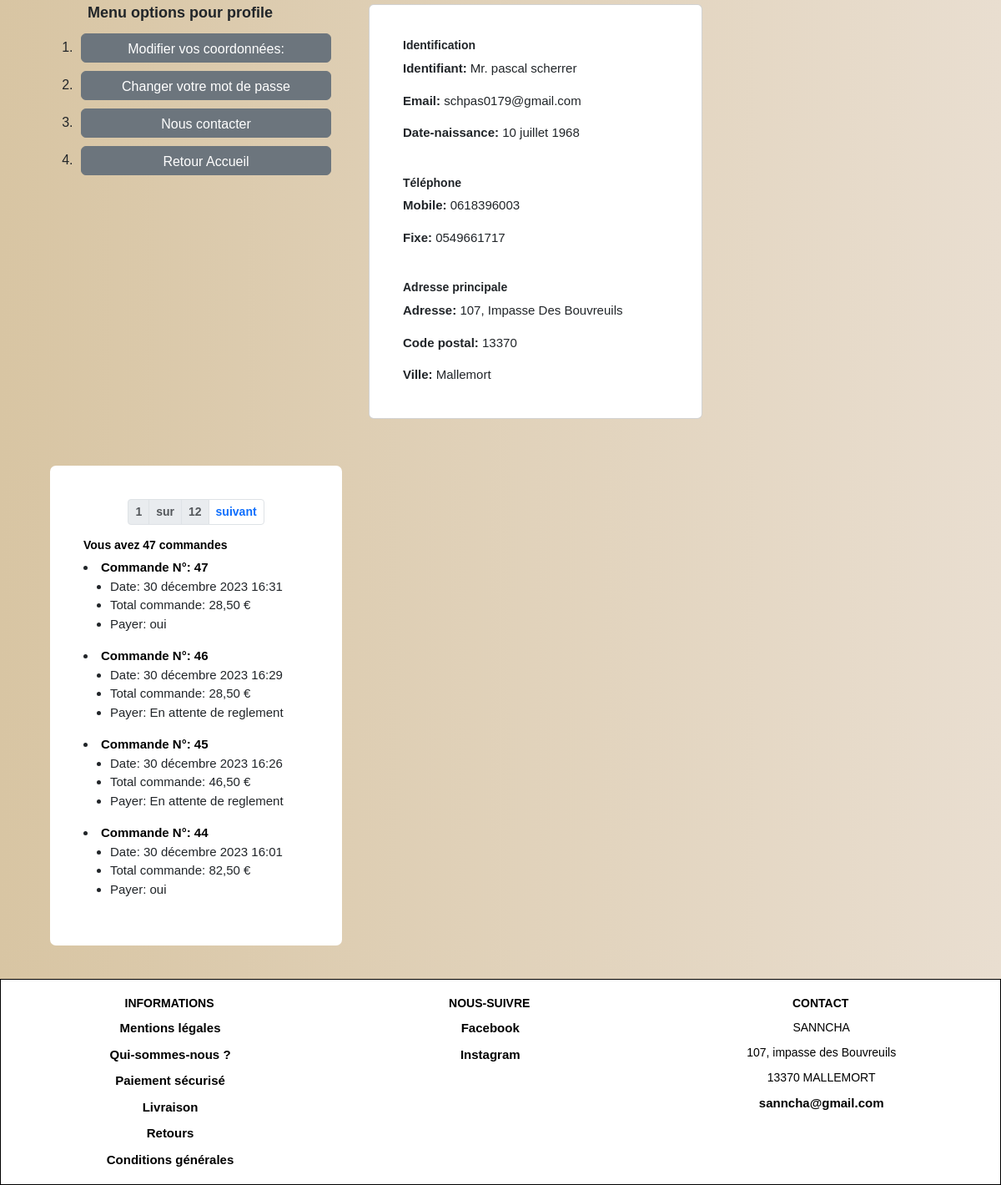
The app's page /account/dashboard/ (signed in, lower part), older data.
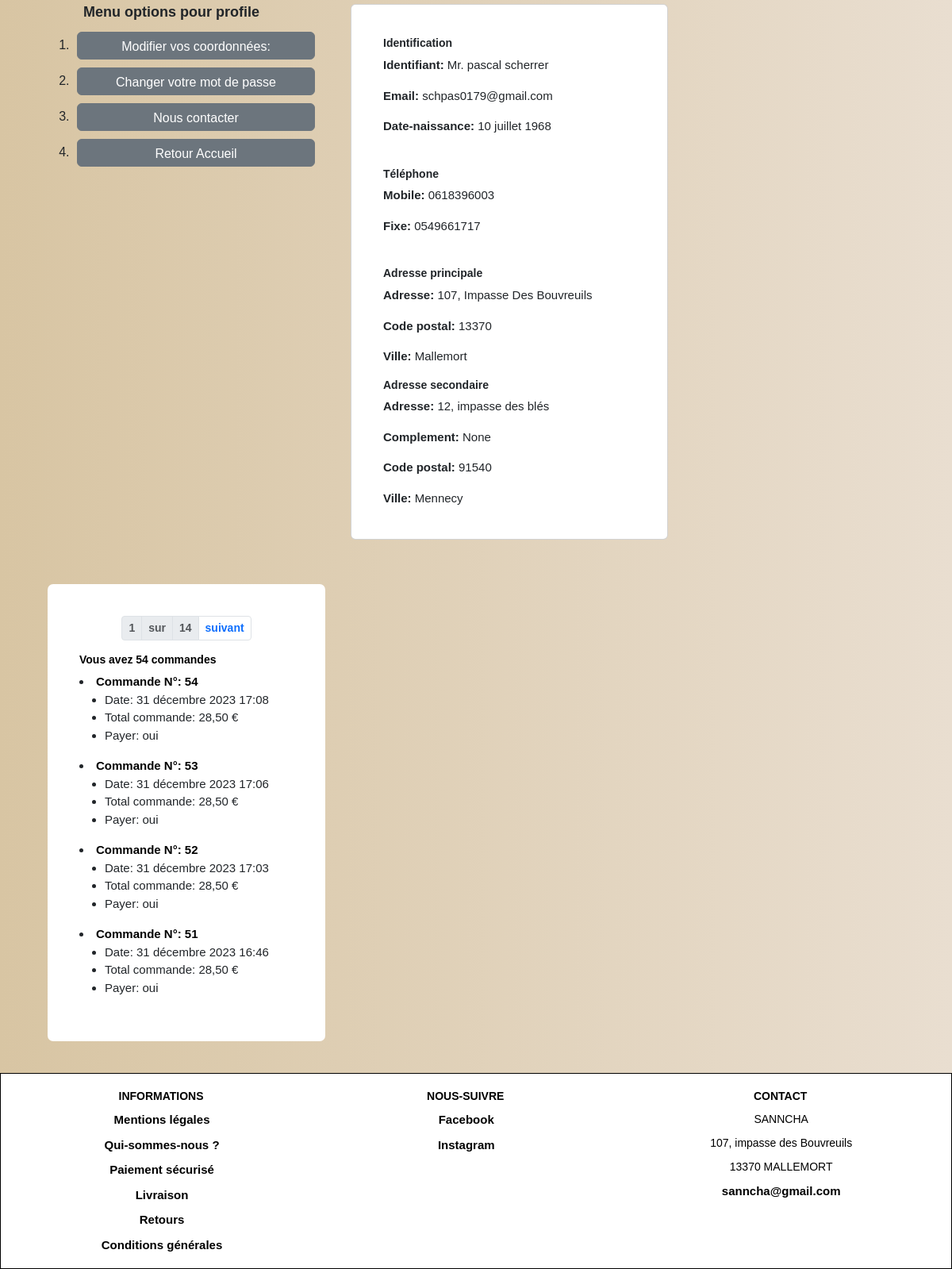
The same page, newer data.
### account/models.py (models this page shows, shortened)
class Profile(models.Model):
    GENRE = (
        ('aucun', 'aucun'),
        ('Mme.', 'Mme.'),
        ('Mr.', 'Mr.'),
    )
    user = models.OneToOneField(settings.AUTH_USER_MODEL, on_delete=models.CASCADE)
    date_of_birth = models.DateField(blank=True, null=True)
    address_primary = models.CharField(max_length=250)
    complement_adress_primary = models.CharField(max_length=250, blank=True, null=True)
    postal_code_primary = models.CharField(max_length=20)
    city_primary = models.CharField(max_length=100)
    phoneNumber1 = models.CharField(max_length=16, blank=True, null=True)
    phoneNumber2 = models.CharField( max_length=16, blank=True, null=True)
    address_secondery = models.CharField(max_length=250, blank=True, null=True)
    complement_adress_secondary = models.CharField(max_length=250, blank=True, null=True)
    postal_code_secondery = models.CharField(max_length=20, blank=True, null=True)
    city_secondery = models.CharField(max_length=100, blank=True, null=True)
    genre = models.CharField(choices=GENRE, default=1, max_length=20)

### order/models.py (models this page shows, shortened)
class Order(models.Model):
    user = models.ForeignKey(settings.AUTH_USER_MODEL, on_delete=models.CASCADE, related_name='order_user')
    created = models.DateTimeField(auto_now_add=True)
    updated = models.DateTimeField(auto_now=True)
    total_order = models.DecimalField(max_digits=5, decimal_places=2)
    order_key = models.CharField(max_length=200)
    paid_status = models.BooleanField(default=False)
    stripe_id = models.CharField(max_length=250, blank=True)
    class Meta:
        ordering = ('-created',)
    def get_absolute_url(self):
        return reverse('order_list_by_order', args=[self.id])

### account/views.py (the view)
# urls.py: path("dashboard/", dashboard, name="dashboard"),
@login_required
def dashboard(request, orders_id=None):
	orders = None
	order_item = None
	if request.user.is_authenticated:
		user = User.objects.get (id=request.user.id)
		profile = Profile.objects.all()
		user_profile = profile.filter(user=user)
		order = Order.objects.filter(user=user)
		nb_order = order.count()
		paginator = Paginator(Order.objects.filter(user=user), 4)
		page_number = request.GET.get('page')
		try:
			p_order = paginator.page(page_number)
		except PageNotAnInteger:
			p_order = paginator.page(1)
		except EmptyPage:
			p_order = paginator.page(paginator.num_pages)
		nb_pages = "a" * p_order.paginator.num_pages
		if orders_id:
			orders = get_object_or_404(Order, id=orders_id)
			order_item = OrderItem.objects.filter(order_id=orders_id)
	else:
		return redirect("login")
	context = {
		"p_order": p_order,
		"orders": orders,
		"nb_pages": nb_pages,
		"order_item": order_item,
		"nb_order": nb_order,
		"user": user,
		"user_profile": user_profile,
	}
	return render(request, 'account/dashboard.html', context)

### cart/cart.py (called while the page is built)
	def __len__(self):
		return sum(item['quantity'] for item in self.cart.values())

### cart/context_processors.py (called while the page is built)
def cart(request):
	return {'cart': Cart(request)}

### account/templates/account/dashboard.html (shortened to what the changed rows need)
{% extends "base.html" %}
{% load static %}
{% block css %}
  <link rel="stylesheet" type="text/css" href="{% static 'css/style.css' %}">
{% endblock css %}
{% block content %}
<div id="dashboard">
  <div class="group">
    <div class="block">
      <div class="profil">
        <div class="card w-100 mb-3">
          <div class="card-body" style="padding: 40px;">
            <h5 class="card-title">Identification</h5>
            {% for item in user_profile %}
            <p class="card-text" style="font-size: 15px;"><span style="font-weight: 600;">Identifiant: </span>{{ item.genre }} {{ user.first_name }} {{ user.last_name }}</p>
            <p class="card-text" style="font-size: 15px;"><span style="font-weight: 600;">Email: </span>{{ user.username }}</p>
            <p class="card-text" style="font-size: 15px;"><span style="font-weight: 600;">Date-naissance: </span>{{ item.date_of_birth }}</p>
            <br/>
            <h5 class="card-title">Téléphone</h5>
            <p class="card-text" style="font-size: 15px;"><span style="font-weight: 600;">Mobile: </span>{{ item.phoneNumber1 }}</p>
            {% if item.phoneNumber2 is not None %}
              <p class="card-text" style="font-size: 15px;"><span style="font-weight: 600;">Fixe: </span>{{ item.phoneNumber2 }}</p>
            {% endif %}
            <br/>
            <h5 class="card-title">Adresse principale</h5>
            <p class="card-text" style="font-size: 15px;"><span style="font-weight: 600;">Adresse: </span>{{ item.address_primary }}</p>
            <p class="card-text" style="font-size: 15px;"><span style="font-weight: 600;">Code postal: </span>{{ item.postal_code_primary }}</p>
            <p class="card-text" style="font-size: 15px;"><span style="font-weight: 600;">Ville: </span>{{ item.city_primary }}</p>
            {% if item.address_secondery %}
            <h5 class="card-title">Adresse secondaire</h5>
            <p class="card-text" style="font-size: 15px;"><span style="font-weight: 600;">Adresse: </span>{{ item.address_secondery }}</p>
            <p class="card-text" style="font-size: 15px;"><span style="font-weight: 600;">Complement: </span>{{ item.complement_adress_secondary }}</p>
            <p class="card-text" style="font-size: 15px;"><span style="font-weight: 600;">Code postal: </span>{{ item.postal_code_secondery }}</p>
            <p class="card-text" style="font-size: 15px;"><span style="font-weight: 600;">Ville: </span>{{ item.city_secondery }}</p>
            {% endif %}
            {% endfor %}
          </div>
        </div>
      </div>
      <div class="order-list" style="min-width: 350px;">
        {% if order_item is None %}
        <div {% if not order %}class="selected"{% endif %}>
          {% if nb_order == 1 %}
            <h5><a href="{% url 'dashboard' %}#nav">Vous avez {{ nb_order }} commande</a></h5>
          {% elif nb_order > 1 %}
            {% include 'account/layouts/pagination_order.html' %}
            <h5> <a href="{% url 'dashboard' %}#nav">Vous avez {{ nb_order }} commandes</a></h5>
          {% else %}
            <h5>Vous n'avez pas de commande</h5>
          {% endif %}
        </div>
        <div class="list" style="font-size: 15px;"
          <ul>
            {% for item in p_order %}
            <li {% if orders_id == item.id %}class="selected"{% endif %}><a href="{{ item.get_absolute_url }}#dashboard">Commande N°: {{ item.id }}</a></li>
            <ul class="order">
              <li>Date: {{ item.created }} </li>
              <li>Total commande: {{ item.total_order }} €</li>
              {% if item.paid_status == False %}
              <li>Payer: En attente de reglement</li>
              {% else %}
              <li>Payer: oui </li>
              {% endif %}
            </ul>
            {% endfor %}
        </div>
      {% endif %}
    </div>
  </div>
</div>
{% endblock content %}

Row changes from the older to the newer data that the page shows:
no longer on this page (row unchanged): Order: id "47", created "30 décembre 2023 16:31", total_order "28,50", paid_status "Payer: oui"
no longer on this page (row unchanged): Order: id "46", created "30 décembre 2023 16:29", total_order "28,50", paid_status "Payer: En attente de reglement"
no longer on this page (row unchanged): Order: id "45", created "30 décembre 2023 16:26", total_order "46,50", paid_status "Payer: En attente de reglement"
no longer on this page (row unchanged): Order: id "44", created "30 décembre 2023 16:01", total_order "82,50", paid_status "Payer: oui"
changed Profile "Mr.": address_secondery (not shown) → "12, impasse des blés"; complement_adress_secondary (not shown) → "None"; postal_code_secondery (not shown) → "91540"; city_secondery (not shown) → "Mennecy"
added Order: id "54", created "31 décembre 2023 17:08", total_order "28,50", paid_status "Payer: oui"
added Order: id "53", created "31 décembre 2023 17:06", total_order "28,50", paid_status "Payer: oui"
added Order: id "52", created "31 décembre 2023 17:03", total_order "28,50", paid_status "Payer: oui"
added Order: id "51", created "31 décembre 2023 16:46", total_order "28,50", paid_status "Payer: oui"
Text that changed along with them:
{{ p_order.paginator.num_pages }}: "12" → "14"
{{ nb_order }}: "47" → "54"
